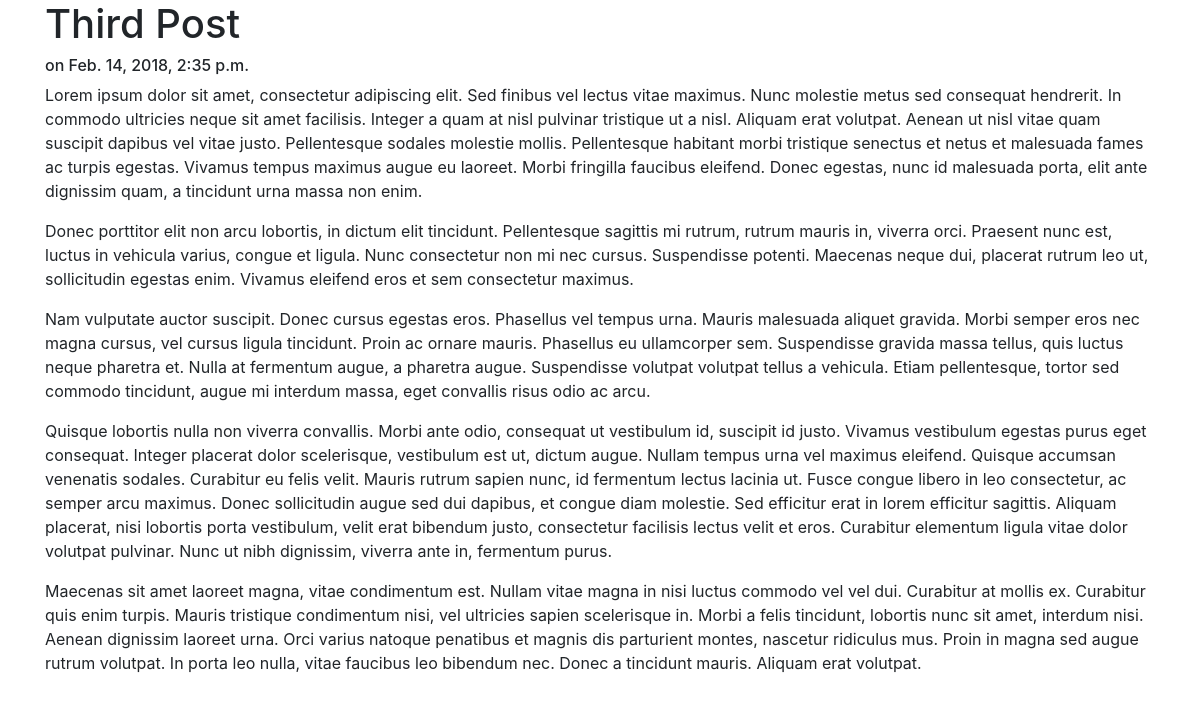
/blog/3/, run on an earlier commit of the app's database.
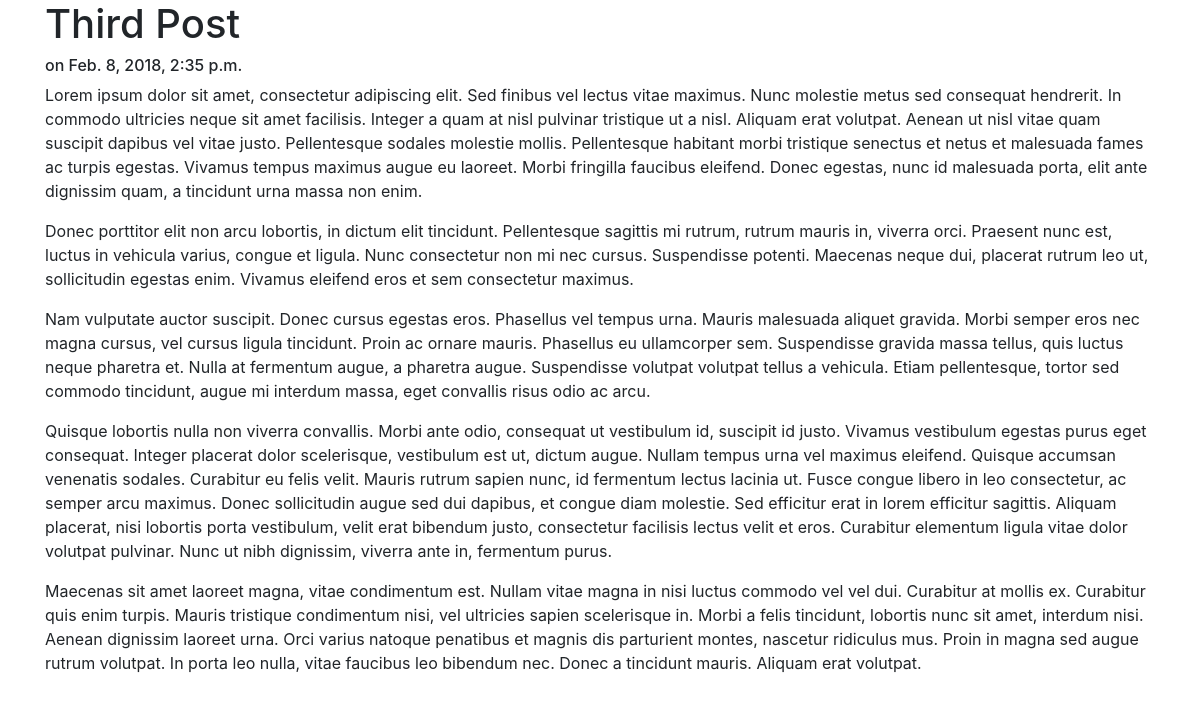
And on a later commit of the database.
### blog/models.py (models this page shows, shortened)
class Post(models.Model):
    title = models.CharField(max_length=200)
    body = models.TextField()
    date = models.DateTimeField()

### blog/views.py (the view)
# urls.py: path('<int:pk>/', views.DetailView.as_view(), name='detail')
class DetailView(generic.DetailView):
    model = Post
    template_name = 'blog/post.html'

### blog/templates/blog/post.html
{% extends "personal/header.html" %}
{% block content %}
<div class="container">
    <h1>{{ post.title }}</h1>
    <h6>on {{ post.date }}</h6>
    {{ post.body|safe|linebreaks }}
</div>
{% endblock %}

### personal/templates/personal/header.html (shortened to what this page needs)
<!DOCTYPE html>
<html lang="en">
<head>
    {% load staticfiles %}
    <link rel="stylesheet" href="{% static 'personal/css/bootstrap.css' %}" type="text/css" />
    <link rel="stylesheet" href="https://cdnjs.cloudflare.com/ajax/libs/font-awesome/4.7.0/css/font-awesome.css">
    <link type="text/css" rel="stylesheet" href="{% static 'personal/css/froala_blocks.css' %}">
</head>
<body>
    <div>
        {% block content %}
        {% endblock %}
    </div>
</body>
</html>

What changed in the data, as far as the page shows it:
changed Post "Third Post": date "Feb. 14, 2018, 2:35 p.m." → "Feb. 8, 2018, 2:35 p.m."
